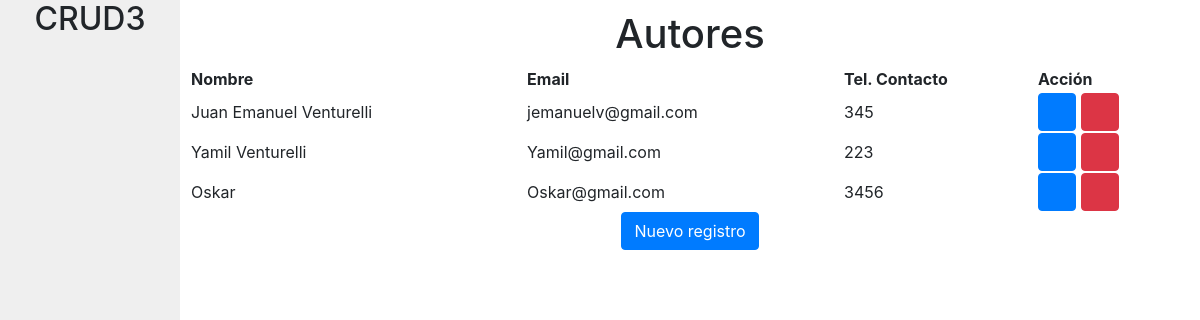
Page /app/employees_list on the earlier database version.
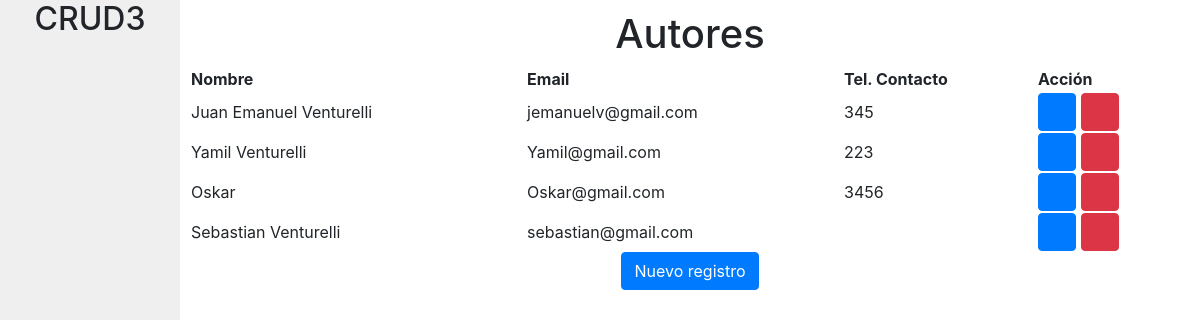
Same page on the later database version.
### app/models.py (models this page shows, shortened)
class Employee(models.Model):
    ename = models.CharField(max_length=100)
    eemail = models.EmailField()
    econtact = models.CharField(max_length=15, blank=True)
    class Meta:
        db_table = "employee"

### app/views.py (the view)
# urls.py: path('employees_list', views.employees_list, name='employees_list'),
def employees_list (request):
    Table = Employee.objects.all()
    return render(request, 'app/employees_list.html', {'Table':Table})

### app/templates/app/employees_list.html (shortened to what this page needs)
{% extends "base.html" %}
{% load static%}
{% block content %}
{% with table_name="employees"  %}
<center><h1>Autores</h1></center>
<table id="table_list" class="display" style="width:100%">
    <thead>
	  <tr>
        <th scope="col">Nombre</th>
        <th scope="col">Email</th>
        <th scope="col">Tel. Contacto</th>
        <th scope="col">Acción</th>
      </tr>
    </thead>
    <tbody>
    {% for row in Table %}
    <tr>
        <td>{{ row.ename }}</td>
        <td>{{ row.eemail }}</td>
        <td>{{ row.econtact }}</td>
        <td>
			<a class="btn btn-primary" href="/app/{{table_name}}_edit/{{ row.id }}">
               <i aria-hidden="true" class="fa fa-edit"></i>
            </a>
			<a class="btn btn-danger" href="#" onclick="javascript:showdelete('{{ row.id }}');">
				<i aria-hidden="true" class="fa fa-trash"></i>
            </a>
        </td>
    </tr>
    {% endfor %}
    </tbody>
</table>
<center><a type="button" class="btn btn-primary" href="/app/{{table_name}}_new">Nuevo registro</a></center>
{% endwith %}
{% endblock %}

Differences in the rows shown:
added Employee: ename "Sebastian Venturelli", eemail "sebastian@gmail.com"
